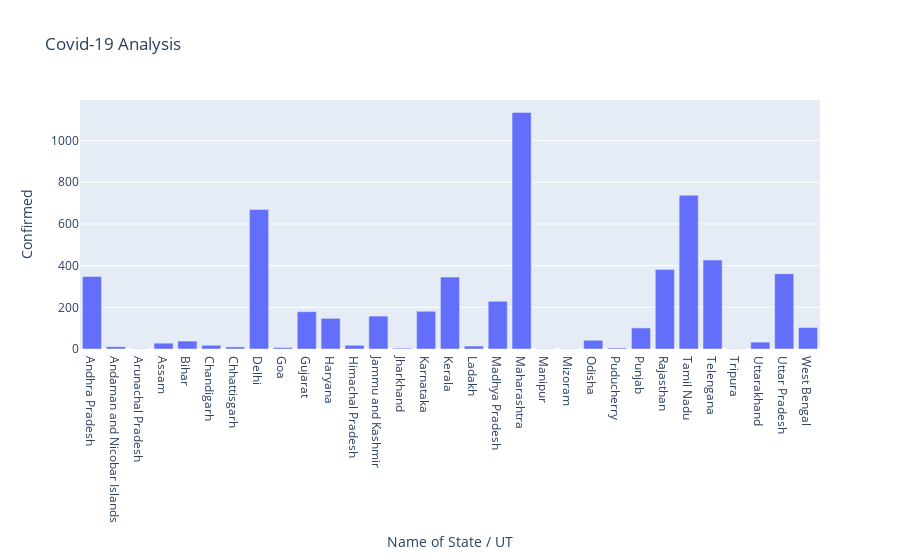

The cell this chart's notebook holds for it:
### Code cell
#plotly
fig=go.Figure()
fig.add_trace(go.Bar(x=df['Name of State / UT'],y=df['Confirmed']))
fig.update_layout(title='Covid-19 Analysis',xaxis=dict(title='Name of State / UT'),yaxis=dict(title='Confirmed'))

### Figure 1 — Plotly figure (JSON) as saved in the notebook; plotly's stock layout.template omitted (floating-point values rounded to 4 significant figures)
{"data": [{"type": "bar", "x": ["Andhra Pradesh", "Andaman and Nicobar Islands", "Arunachal Pradesh", "Assam", "Bihar", "Chandigarh", "Chhattisgarh", "Delhi", "Goa", "Gujarat", "Haryana", "Himachal Pradesh", "Jammu and Kashmir", "Jharkhand", "Karnataka", "Kerala", "Ladakh", "Madhya Pradesh", "Maharashtra", "Manipur", "Mizoram", "Odisha", "Puducherry", "Punjab", "Rajasthan", "Tamil Nadu", "Telengana", "Tripura", "Uttarakhand", "Uttar Pradesh", "West Bengal"], "y": [348, 11, 1, 28, 38, 18, 10, 669, 7, 179, 147, 18, 158, 4, 181, 345, 14, 229, 1135, 1, 1, 42, 5, 101, 381, 738, 427, 1, 33, 361, 103]}], "layout": {"title": {"text": "Covid-19 Analysis"}, "xaxis": {"title": {"text": "Name of State / UT"}}, "yaxis": {"title": {"text": "Confirmed"}}}}
